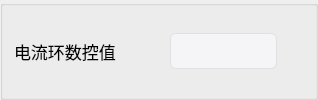
        <widget class="QGroupBox" name="groupBox_13">
         <property name="title">
          <string/>
         </property>
         <layout class="QHBoxLayout" name="horizontalLayout_22" stretch="7,5,1">
          <item>
           <widget class="QLabel" name="label_43">
            <property name="minimumSize">
             <size>
              <width>119</width>
              <height>31</height>
             </size>
            </property>
            <property name="font">
             <font>
              <pointsize>13</pointsize>
             </font>
            </property>
            <property name="text">
             <string>电流环数控值</string>
            </property>
            <property name="alignment">
             <set>Qt::AlignLeading|Qt::AlignLeft|Qt::AlignVCenter</set>
            </property>
           </widget>
          </item>
          <item>
           <widget class="QLineEdit" name="l18">
            <property name="enabled">
             <bool>false</bool>
            </property>
            <property name="minimumSize">
             <size>
              <width>0</width>
              <height>31</height>
             </size>
            </property>
            <property name="styleSheet">
             <string notr="true">QLineEdit {
    /* 苹果风格的数据展示LineEdit */
    border: 1px solid #D0D0D0;                  /* 浅灰色边框，模仿macOS的细边框 */
    border-radius: 6px;                         /* 圆角，符合macOS设计 */
    padding: 8px 12px;                         /* 内边距，提供舒适的阅读空间 */
    background-color: #FFFFFF;                 /* 白色背景 */
    color: #333333;                            /* 深灰色文字，提高可读性 */
    font-family: &quot;SF Pro Text&quot;, &quot;Helvetica Neue&quot;, &quot;Lucida Grande&quot;, sans-serif; /* macOS系统字体栈 */
    font-size: 14px;                           /* 默认字体大小 */
    selection-background-color: #007AFF;       /* 选中文本高亮色 (macOS蓝色) */
    selection-color: #FFFFFF;                  /* 选中文本颜色 (白色) */

    /* 只读状态下的特殊样式 */
    /* 注意：Qt中通常使用 setReadOnly(true) 来实现只读，但QSS可以定义其外观 */
}

/* 当LineEdit获得焦点时 (对于数据展示框，如果不需要焦点效果，可以省略或弱化) */
QLineEdit:focus {
    border: 1px solid #007AFF;                 /* 获得焦点时边框变为蓝色 */
    /* 如果作为纯展示框，也可以移除焦点边框变化 */
    /* border: 1px solid #D0D0D0; */
}

/* 禁用状态下的样式 (如果用于展示不可变数据) */
QLineEdit:disabled {
    background-color: #F5F5F7;                 /* macOS禁用元素背景色 */
    color: #333333;                            /* 禁用文字颜色 */
    border: 1px solid #E0E0E0;                 /* 禁用边框颜色 */
}</string>
            </property>
            <property name="readOnly">
             <bool>true</bool>
            </property>
           </widget>
          </item>
          <item>
           <widget class="QLabel" name="label_44">
            <property name="minimumSize">
             <size>
              <width>0</width>
              <height>31</height>
             </size>
            </property>
            <property name="font">
             <font>
              <pointsize>13</pointsize>
             </font>
            </property>
            <property name="text">
             <string/>
            </property>
            <property name="alignment">
             <set>Qt::AlignCenter</set>
            </property>
           </widget>
          </item>
         </layout>
        </widget>
